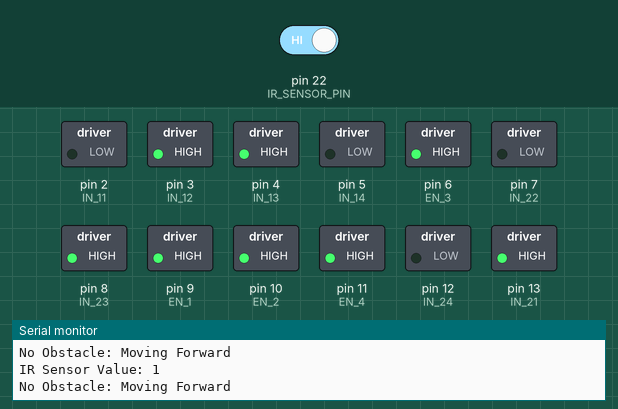
A sketch run on a simulated Arduino Mega 2560, built with avr-gcc and run on an emulated ATmega2560. On the bench: switched loads named in the sketch (green lamp = pin HIGH), the last lines printed to the serial monitor. The test bench sets the inputs (shaded band); at power-on: pin 22 (IR_SENSOR_PIN) HIGH.

Above: at 1.2 s.
1.3 s: pin 22 (IR_SENSOR_PIN) driven LOW
At 2.3 s:
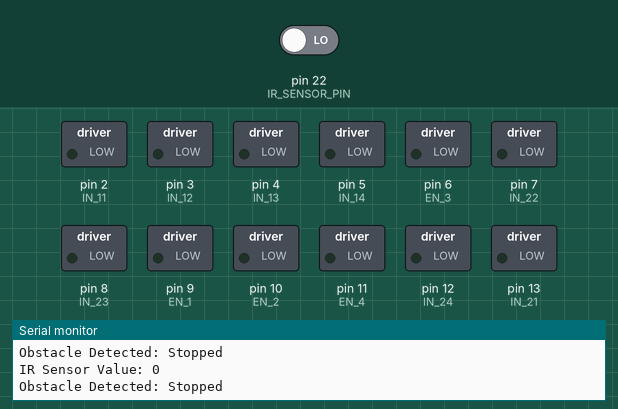
2.8 s: pin 22 (IR_SENSOR_PIN) driven HIGH
At 3.7 s:
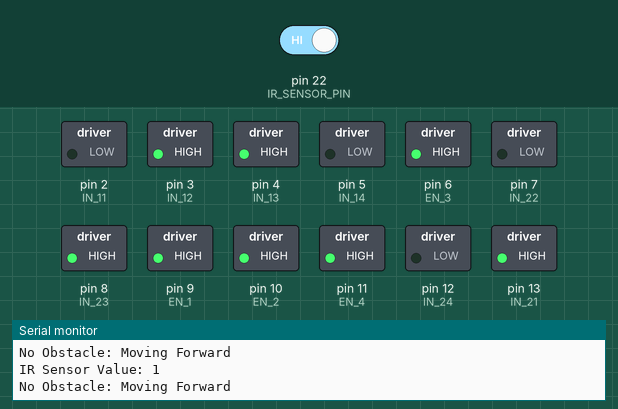
Timing chart, 0 to 5.8 s (numbered marks = the images above; inputs shaded):
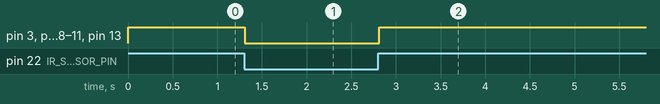

Measured:
- after the input at 1.3 s, pin 3 (IN_12), pin 4 (IN_13), pin 6 (EN_3), pin 8 (IN_23), pin 9 (EN_1), pin 10 (EN_2), pin 11 (EN_4), pin 13 (IN_21): HIGH → LOW at once
- after the input at 2.8 s, pin 3 (IN_12), pin 4 (IN_13), pin 6 (EN_3), pin 8 (IN_23), pin 9 (EN_1), pin 10 (EN_2), pin 11 (EN_4), pin 13 (IN_21): LOW → HIGH at once

The sketch:

che_b2_13.ino
```cpp
// Define the motor control pins based on your setup
#define IN_11 2  // L298N #1, IN4 for IN4 for Back Left motor
#define IN_12 3  // L298N #1, IN3 for IN3 for Back Left motor
#define IN_13 4  // L298N #1, IN2 for Back Right motor
#define IN_14 5  // L298N #1, IN1 for Back Right motor
#define EN_1 9   // Enable pin for L298N #1 (Back motors)
#define EN_2 10  // Enable pin for L298N #1 (Back motors)

#define IN_21 13  // L298N #2, IN4 for Front Right motor
#define IN_22 7   // L298N #2, IN3 for Front Right motor
#define IN_23 8   // L298N #2, IN2 for Front Left motor
#define IN_24 12  // L298N #2, IN1 for Front Left motor
#define EN_3 6    // Enable pin for L298N #2 (Front motors)
#define EN_4 11   // Enable pin for L298N #2 (Front motors)


// IR Sensor Pin Definition
#define IR_SENSOR_PIN 22

void setup() {
  // Motor Pins Setup
  pinMode(IN_11, OUTPUT);
  pinMode(IN_12, OUTPUT);
  pinMode(IN_13, OUTPUT);
  pinMode(IN_14, OUTPUT);
  pinMode(EN_1, OUTPUT);
  pinMode(EN_2, OUTPUT);
  pinMode(IN_21, OUTPUT);
  pinMode(IN_22, OUTPUT);
  pinMode(IN_23, OUTPUT);
  pinMode(IN_24, OUTPUT);
  pinMode(EN_3, OUTPUT);
  pinMode(EN_4, OUTPUT);

  // Initialize Serial Communication
  Serial.begin(9600);
}

void loop() {
  // Read the value from the IR sensor
  int irValue = digitalRead(IR_SENSOR_PIN);

  // Print the IR sensor value to the Serial Monitor
  Serial.print("IR Sensor Value: ");
  Serial.println(irValue);

  // Check if the IR sensor value is below the threshold
  if (irValue == LOW) {
    // Obstacle detected: Stop the robot
    stopMotors();
    Serial.println("Obstacle Detected: Stopped");
  } else {
    // No obstacle detected: Move the robot forward
    moveForward();
    Serial.println("No Obstacle: Moving Forward");
  }

  delay(100);  // Short delay to allow sensor reading stability
}

// Function to move the robot forward
void moveForward() {
  // Front Right motor
  digitalWrite(IN_11, LOW);
  digitalWrite(IN_12, HIGH);
  // Front Left motor
  digitalWrite(IN_13, HIGH);
  digitalWrite(IN_14, LOW);
  // Back Right motor
  digitalWrite(IN_23, HIGH);
  digitalWrite(IN_24, LOW);
  // Back Left motor
  digitalWrite(IN_21, HIGH);
  digitalWrite(IN_22, LOW);

  // Set motor speeds (full speed in this case)
  analogWrite(EN_1, 255);
  analogWrite(EN_2, 255);
  analogWrite(EN_3, 255);
  analogWrite(EN_4, 255);
}

// Function to stop the robot
void stopMotors() {
  digitalWrite(IN_11, LOW);
  digitalWrite(IN_12, LOW);
  digitalWrite(IN_13, LOW);
  digitalWrite(IN_14, LOW);
  digitalWrite(IN_21, LOW);
  digitalWrite(IN_22, LOW);
  digitalWrite(IN_23, LOW);
  digitalWrite(IN_24, LOW);

  // Set motor speeds to zero
  analogWrite(EN_1, 0);
  analogWrite(EN_2, 0);
  analogWrite(EN_3, 0);
  analogWrite(EN_4, 0);
}
```
